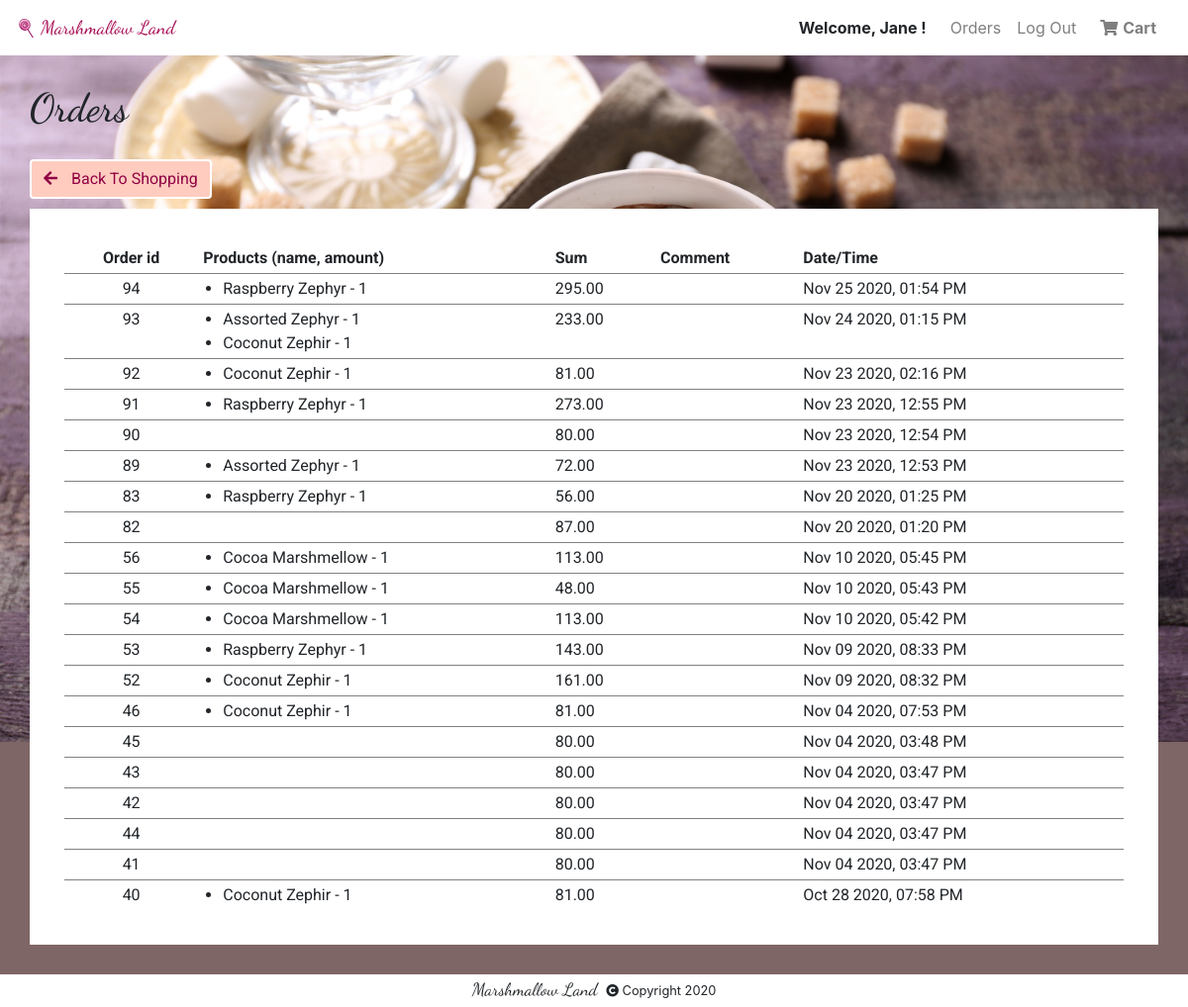
The page /orders (signed in) on the database its author committed.
### shop/models.py (models this page shows, shortened)
class User(AbstractUser):
	phone = models.CharField(max_length=13)
	pass

class Product(models.Model):
	name = models.CharField(max_length=100,blank=False)
	description = models.TextField(blank=True)
	price = models.DecimalField(max_digits=10, decimal_places=2)
	unit = models.CharField(max_length=12)
	photo = models.ImageField(upload_to = 'pic_folder', default = 'pic_folder/None/no-img.jpg')
	top = models.BooleanField(default = False)

class Order(models.Model):
	items = models.ManyToManyField("Item", related_name="orders_with_items")
	customer = models.ForeignKey("User", on_delete=models.CASCADE, related_name="ordered")
	sum = models.DecimalField(max_digits=12, decimal_places=2)
	timestamp = models.DateTimeField(auto_now_add=True)
	comment = models.TextField(blank=True)
	def serialize(self):
		return {
           "id": self.id,
           "items": [[item.product.name, item.amount] for item in self.items.all()],
           "customer":[self.customer.username, self.customer.first_name, self.customer.phone],
		   "sum": self.sum,
		   "timestamp": self.timestamp.strftime("%b %d %Y, %I:%M %p"),
			"comment": self.comment
		}

### shop/views.py (the view)
# urls.py: path("orders", views.orders, name="orders")
@login_required
def orders(request):
	if request.user.is_authenticated:
		if (request.user.is_staff):
			orders = Order.objects.all()
		else:
			orders = Order.objects.filter(customer=request.user)
		orders = orders.order_by("-timestamp").all()
	return render(request, "shop/orders.html", {'orders': [order.serialize() for order in orders]})

### shop/templates/shop/orders.html (shortened to what this page needs)
{% extends "shop/layout.html" %}
{% block body %}
	<div id="orders_div">
		<h1>Orders</h1>
		<div>
			<a href="{% url 'index' %}" class="back_shopping_button btn btn-primary"><i class="fas fa-arrow-left"></i> Back To Shopping</a>
			<div id="table_outer">
				<table id="orders_list">
				{% if orders %}
				<tr><th class="text-center">Order id</th><th>Products (name, amount)</th>
				<th>Sum</th><th>Comment</th><th>Date/Time</th></tr>
				{% for order in orders %}
				<tr>
					<td class="text-center">{{ order.id }}</td>
					<td>
					<ul>
					{% for item in order.items %}
						<li>
							{{ item.0 }} - {{ item.1 }}
						</li>
					{% endfor %}
					</ul>
					</td>
					<td>{{ order.sum }}</td><td>{{ order.comment }}</td><td>{{ order.timestamp }}</td>
				</tr>
				{% endfor %}
				{% else %}
				<p>You have no orders yet!</p>
				{% endif %}
				</table>
			</div>
		</div>
	</div>
{% endblock %}

### shop/templates/shop/layout.html (shortened to what this page needs)
{% load static %}
<!DOCTYPE html>
<html lang="en">
    <head>
       <link rel="stylesheet" href="https://stackpath.bootstrapcdn.com/bootstrap/4.4.1/css/bootstrap.min.css">
		<link rel="stylesheet" href="https://use.fontawesome.com/releases/v5.8.1/css/all.css">
        <link href="{% static 'shop/styles.css' %}" rel="stylesheet">
        <link href="{% static 'shop/media.css' %}" rel="stylesheet">
		<link href="{% static 'shop/slick/slick.css' %}" rel="stylesheet" type="text/css"/>
		<link href="{% static 'shop/slick/slick-theme.css' %}" rel="stylesheet" type="text/css"/>
   </head>
    <body>
        <nav class="navbar navbar-expand-md navbar-light bg-white">
            <a class="navbar-brand" href="{% url 'index' %}">Marshmallow Land</a>
            <div>
              <ul class="navbar-nav mr-auto">
                {% if user.is_authenticated %}
                    <li class="nav-item">
                        <span><strong> Welcome, {{ user.first_name }} !</strong></span>
                    </li>
					<li class="nav-item">
						<a id="orders_link" href="{% url 'orders' %}" class="nav-link">Orders</a>
					</li>
                     <li class="nav-item">
                        <a class="nav-link" href="{% url 'logout' %}">Log Out</a>
                    </li>
				{% else %}
                    <li class="nav-item">
                        <a class="nav-link" href="{% url 'login' %}">Log In</a>
                    </li>
                {% endif %}
              </ul>
            </div>
                   <a id="cart_link" class="nav-link" href="{% url 'cart' %}">Cart</a>
         </nav>
        <div class="body">
            {% block body %}
            {% endblock %}
        </div>
		<footer>
			<div id="footer_copyright">
					<span>Marshmallow Land</span>
					<i class="fa fa-copyright" aria-hidden="true"></i> Copyright 2020
			</div>
		</footer>
    </body>
</html>

### shop/static/shop/styles.css (style rules this page uses)
html { height: 100%; }
body { display: flex; flex-direction: column; align-items: stretch; justify-content: space-between; height: 100%; background: #7f6666; }
.body { font-family: 'Roboto', sans-serif; background:#7f6666 url(img/bg_body.jpg) no-repeat; background-size: 100%; padding: 55px 0 0 0; }
h1,h2,h3 { font-family: 'Dancing Script', cursive; }
.navbar { position: fixed; width:100%; display: flex; justify-content: space-between; z-index:10; }
.navbar > div { flex-grow:1; }
.navbar-nav { justify-content: flex-end; }
.nav-item a { cursor:pointer; }
.nav-item span { padding: .5rem 1rem; display: block; }
.navbar-light .navbar-brand { padding-left:25px; background:url(img/point.png) 0 no-repeat; font-family: 'Dancing Script', cursive; font-size: 1.2em; color: #a60951; }
.product_buttons_div button, .btn, .btn-primary { font-weight: bold; border: 2px solid #fff; background: #c31363; cursor: pointer; color:white; }
.back_shopping_button { display: inline-block; margin-top: 20px; margin-bottom:10px; font-weight: normal; background: #ffccbf; color: #910344; }
.back_shopping_button i { margin-right:10px; }
#cart_link { position:relative; font-weight:bold; color: rgba(0,0,0,.5); }
#cart_link:before { content:'\f07a'; font-family: "Font Awesome 5 Free"; font-weight: 900; margin-right: 5px; }
#orders_div { padding:30px; }
#orders_list { background:white; width:100%; border:35px solid #fff; }
#orders_list tr { border-bottom:1px solid grey; }
#orders_list td, #orders_list th { padding:3px 5px; vertical-align:top; }
#orders_list ul { margin-left:10px; margin-bottom:0; padding-left: 10px; }
footer { padding:3px 10px; text-align:center; background: #fff; }
#footer_copyright { font-size: 0.8em; }
#footer_copyright span { font-family: 'Dancing Script', cursive; font-size: 1.4em; margin-right:5px; }

### rows shown on the page
User: first_name "Jane"
Product: name "Raspberry Zephyr" "Raspberry Zephyr" "Raspberry Zephyr" "Raspberry Zephyr"
Order: sum "295.00"
Product: name "Assorted Zephyr" "Assorted Zephyr"
Product: name "Coconut Zephir" "Coconut Zephir" "Coconut Zephir" "Coconut Zephir" "Coconut Zephir"
Order: sum "233.00"
Order: sum "81.00"
Order: sum "273.00"
Order: sum "80.00"
Order: sum "72.00"
Order: sum "56.00"
Order: sum "87.00"
Product: name "Cocoa Marshmellow" "Cocoa Marshmellow" "Cocoa Marshmellow"
Order: sum "113.00"
Order: sum "48.00"
Order: sum "113.00"
Order: sum "143.00"
Order: sum "161.00"
Order: sum "81.00"
Order: sum "80.00"
Order: sum "80.00"
Order: sum "80.00"
Order: sum "80.00"
Order: sum "80.00"
Order: sum "81.00"

### other values the page prints
{{ order.id }} "94" "93" "92" "91" "90" "89" "83" "82" "56" "55" "54" "53" "52" "46" "45" "43" "42" "44" "41" "40"
{{ item.1 }} "1" "1" "1" "1" "1" "1" "1" "1" "1" "1" "1" "1" "1" "1"
{{ order.timestamp }} "Nov 25 2020, 01:54 PM" "Nov 24 2020, 01:15 PM" "Nov 23 2020, 02:16 PM" "Nov 23 2020, 12:55 PM" "Nov 23 2020, 12:54 PM" "Nov 23 2020, 12:53 PM" "Nov 20 2020, 01:25 PM" "Nov 20 2020, 01:20 PM" "Nov 10 2020, 05:45 PM" "Nov 10 2020, 05:43 PM" "Nov 10 2020, 05:42 PM" "Nov 09 2020, 08:33 PM" "Nov 09 2020, 08:32 PM" "Nov 04 2020, 07:53 PM" "Nov 04 2020, 03:48 PM" "Nov 04 2020, 03:47 PM" "Nov 04 2020, 03:47 PM" "Nov 04 2020, 03:47 PM" "Nov 04 2020, 03:47 PM" "Oct 28 2020, 07:58 PM"
